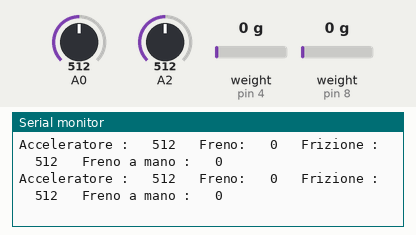
Recording of a sketch running on a simulated Arduino Leonardo, built with avr-gcc and run on an emulated ATmega32U4. Parts: the last lines printed to the serial monitor. Inputs (shaded band) come from the test bench; at power-on: weight on the scale (sensors on pin 4, pin 8) 0 g, A0 = 512, A2 = 512. USB keyboard and mouse output is not drawn.

Above: at 1.2 s.
1.3 s: weight on the scale (sensor on pin 4) set to 100 g
At 1.61 s:
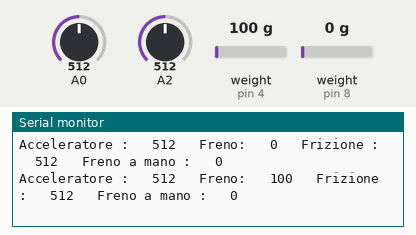
2.8 s: weight on the scale (sensor on pin 8) set to 100 g
At 2.85 s:
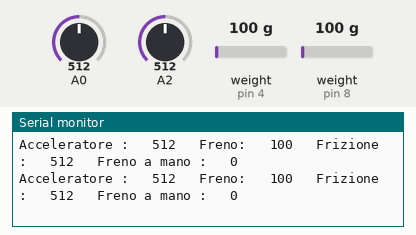
4.3 s: A0 set to 716
At 4.31 s:
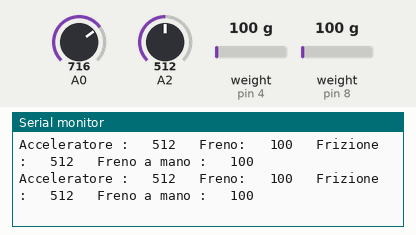
5.8 s: A2 set to 716
At 5.97 s:
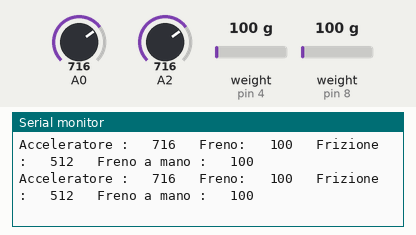
7.3 s: weight on the scale (sensor on pin 4) set to 1250 g
At 7.43 s:
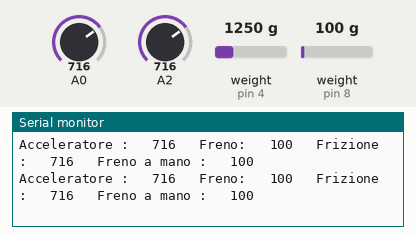
8.8 s: weight on the scale (sensor on pin 8) set to 1250 g
At 8.88 s:
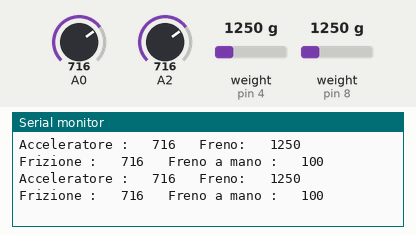
Timing chart, 0 to 11.3 s (numbered marks = the images above; inputs shaded):
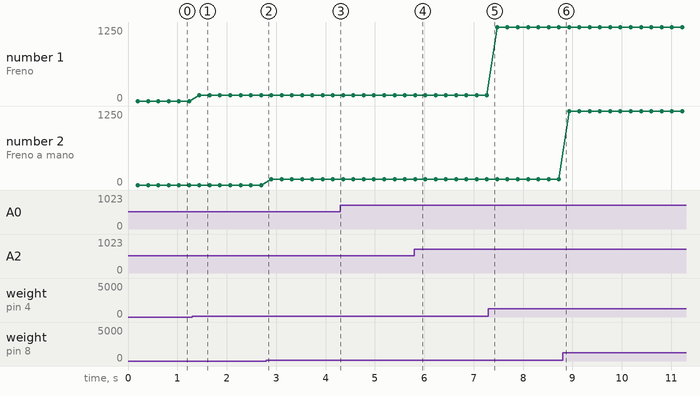

Measured:
- after the input at 1.3 s, the serial monitor: prints a new line after 0.15 s (image 1)
- plotted number 1: 0 → 100 after the input at 1.3 s, 100 → 1250 after the input at 7.3 s

The sketch:

2analog2loadcell.ino
```cpp
// (licence header left out)
#include "HX711.h"
#include <Joystick.h>

int Acceleratore = 0;
int Freno = 0;
int Frizione = 0;
int Frenoamano = 0;

const int LOADCELL_DOUT_PIN1 = 4;
const int LOADCELL_SCK_PIN1 = 5;
const int LOADCELL_DOUT_PIN2 = 8;
const int LOADCELL_SCK_PIN2 = 9;

// Se volete calibrare il range degli assi, sostituire i seguenti valori
const int ZonainferioreAcceleratore = 0;
const int ZonasuperioreAcceleratore = 1023;
const int ZonainferioreFreno = 0;
const int ZonasuperioreFreno = 1023;
const int ZonainferioreFrizione = 0;
const int ZonasuperioreFrizione = 1023;
const int ZonainferioreFrenoamano = 0;
const int ZonasuperioreFrenoamano = 1023;

Joystick_ Joystick(JOYSTICK_DEFAULT_REPORT_ID,JOYSTICK_TYPE_GAMEPAD,
  0, 0,                  // Button Count, Hat Switch Count
  false, false, true,     // X and Y, but no Z Axis
  true, true, true,   // No Rx, Ry, or Rz
  false, false,          // No rudder or throttle
  false, false, false);  // No accelerator, brake, or steering

const long calibration_factor1 = 100;
const long calibration_factor2 = 100;

HX711 scale1;
HX711 scale2;

void setup() {

  scale1.begin(LOADCELL_DOUT_PIN1, LOADCELL_SCK_PIN1);
  scale2.begin(LOADCELL_DOUT_PIN2, LOADCELL_SCK_PIN2);

  scale1.set_scale(calibration_factor1);
  scale2.set_scale(calibration_factor2);

  Joystick.begin();

  Joystick.setRxAxisRange(ZonainferioreAcceleratore, ZonasuperioreAcceleratore);
  Joystick.setRyAxisRange(ZonainferioreFreno, ZonasuperioreFreno);
  Joystick.setRzAxisRange(ZonainferioreFrizione, ZonasuperioreFrizione);
  Joystick.setZAxisRange(ZonainferioreFrenoamano, ZonasuperioreFrenoamano);

//decommentare il prossimo valore se si vuole aprire la seriale

 Serial.begin(9600);

}

const bool initAutoSendState = true;

void loop() {

  Acceleratore = analogRead(A0);
  Freno = scale1.get_units();
  Frizione = analogRead(A2);
  Frenoamano = scale2.get_units();

 Joystick.setRxAxis(Acceleratore);
  Joystick.setRyAxis(Freno);
  Joystick.setRzAxis(Frizione);
  Joystick.setZAxis(Frenoamano);

// Decommentare le seriali eliminando /* e */ alla fine dei Serial.print

    Serial.print("Acceleratore : \t");
    Serial.print(Acceleratore);
    Serial.print("\t Freno: \t");
    Serial.print(Freno);
    Serial.print("\t Frizione : \t");
    Serial.print(Frizione);
    Serial.print("\t Freno a mano : \t");
    Serial.println(Frenoamano);

  delay(5);
}
```
